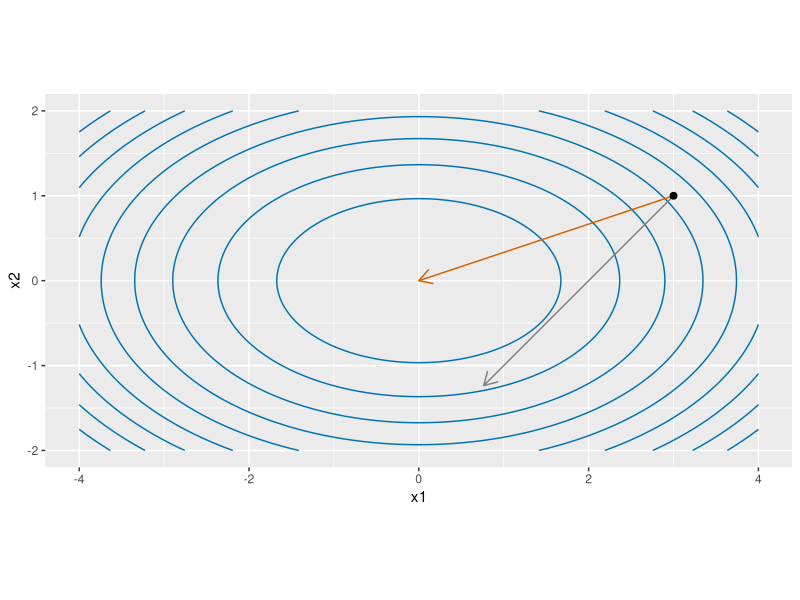

Here is the R script that generated this plot:
## ---- chunk 1
#| label: newton-quadratic-fig-r
#| fig-alt: >-
#|   Contour plot of f(x) = (x1^2 + 3 x2^2) / 2 for x1 from -4 to 4 and x2
#|   from -2 to 2. The level curves are ellipses centred at the origin,
#|   wider along x1 than along x2. A point at (3, 1) lies on one ellipse. A
#|   vermilion arrow runs from that point straight to the origin, which is
#|   the Newton step. A grey arrow of the same length points along the
#|   negative gradient, down and left at 45 degrees, and does not reach the
#|   origin.
#| fig-height: 3.5
#| fig-width: 6
nq_x1_nq <- seq(-4, 4, length.out = 101)
nq_x2_nq <- seq(-2, 2, length.out = 101)
nq_grid_nq <- tidyr::expand_grid(x1 = nq_x1_nq, x2 = nq_x2_nq)
nq_grid_nq$z <- (nq_grid_nq$x1^2 + 3 * nq_grid_nq$x2^2) / 2
nq_newton_nq <- tibble::tibble(x = 3, y = 1, xend = 0, yend = 0)
nq_grad_nq <- tibble::tibble(x = 3, y = 1, xend = 0.764, yend = -1.236)
nq_start_nq <- tibble::tibble(x1 = 3, x2 = 1)
nq_head_nq <- grid::unit(0.15, "inches")
nq_arrow_nq <- grid::arrow(length = nq_head_nq)
nq_aes_nq <- ggplot2::aes(x1, x2)
nq_z_aes_nq <- ggplot2::aes(z = z)
nq_seg_aes_nq <- ggplot2::aes(x = x, y = y, xend = xend, yend = yend)
nq_grid_nq |>
  ggplot2::ggplot() +
  nq_aes_nq +
  ggplot2::geom_contour(nq_z_aes_nq, colour = "#0072B2", bins = 10) +
  ggplot2::geom_segment(
    nq_seg_aes_nq,
    data = nq_grad_nq,
    colour = "grey50",
    arrow = nq_arrow_nq
  ) +
  ggplot2::geom_segment(
    nq_seg_aes_nq,
    data = nq_newton_nq,
    colour = "#D55E00",
    arrow = nq_arrow_nq
  ) +
  ggplot2::geom_point(data = nq_start_nq, size = 2) +
  ggplot2::coord_fixed() +
  ggplot2::labs(x = "x1", y = "x2")
